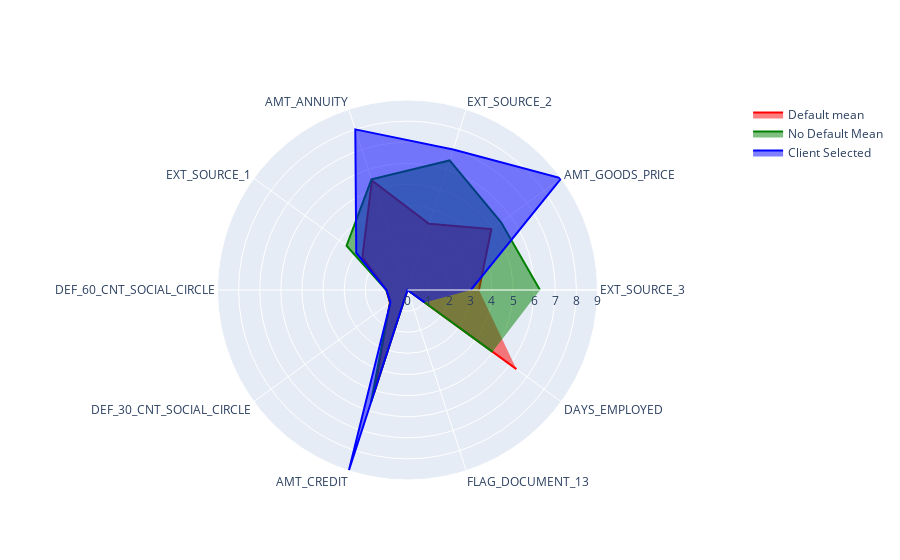

This figure's notebook cell:
### Code cell
fig = go.Figure()

fig.add_trace(go.Scatterpolar(
      r=default_df["values"],
      theta=default_df["index"],
      fill='toself',
      name='Default mean',
      mode = 'lines',
      line_color = 'Red'))

fig.add_trace(go.Scatterpolar(
      r=no_default_df["values"],
      theta=no_default_df["index"],
      fill='toself',
      name='No Default Mean',
      mode = 'lines',
      line_color = 'Green'
))

fig.add_trace(go.Scatterpolar(
      r=one_client_df["values"],
      theta=one_client_df["index"],
      fill='toself',
      name='Client Selected',
      mode = 'lines',
      line_color = 'Blue'
))


fig.show()

### Figure 1 — Plotly figure (JSON) as saved in the notebook; plotly's stock layout.template omitted (floating-point values rounded to 4 significant figures)
{"data": [{"fill": "toself", "line": {"color": "Red"}, "mode": "lines", "name": "Default mean", "r": [3.384, 4.913, 3.297, 5.452, 2.645, 1, 1.031, 5.107, 0, 6.38], "theta": ["EXT_SOURCE_3", "AMT_GOODS_PRICE", "EXT_SOURCE_2", "AMT_ANNUITY", "EXT_SOURCE_1", "DEF_60_CNT_SOCIAL_CIRCLE", "DEF_30_CNT_SOCIAL_CIRCLE", "AMT_CREDIT", "FLAG_DOCUMENT_13", "DAYS_EMPLOYED"], "type": "scatterpolar"}, {"fill": "toself", "line": {"color": "Green"}, "mode": "lines", "name": "No Default Mean", "r": [6.275, 5.471, 6.454, 5.514, 3.568, 1, 1.018, 5.602, 0, 4.982], "theta": ["EXT_SOURCE_3", "AMT_GOODS_PRICE", "EXT_SOURCE_2", "AMT_ANNUITY", "EXT_SOURCE_1", "DEF_60_CNT_SOCIAL_CIRCLE", "DEF_30_CNT_SOCIAL_CIRCLE", "AMT_CREDIT", "FLAG_DOCUMENT_13", "DAYS_EMPLOYED"], "type": "scatterpolar"}, {"fill": "toself", "line": {"color": "Blue"}, "mode": "lines", "name": "Client Selected", "r": [3, 9, 7, 8, 3, 1, 1, 9, 0, 1], "theta": ["EXT_SOURCE_3", "AMT_GOODS_PRICE", "EXT_SOURCE_2", "AMT_ANNUITY", "EXT_SOURCE_1", "DEF_60_CNT_SOCIAL_CIRCLE", "DEF_30_CNT_SOCIAL_CIRCLE", "AMT_CREDIT", "FLAG_DOCUMENT_13", "DAYS_EMPLOYED"], "type": "scatterpolar"}], "layout": {}}
